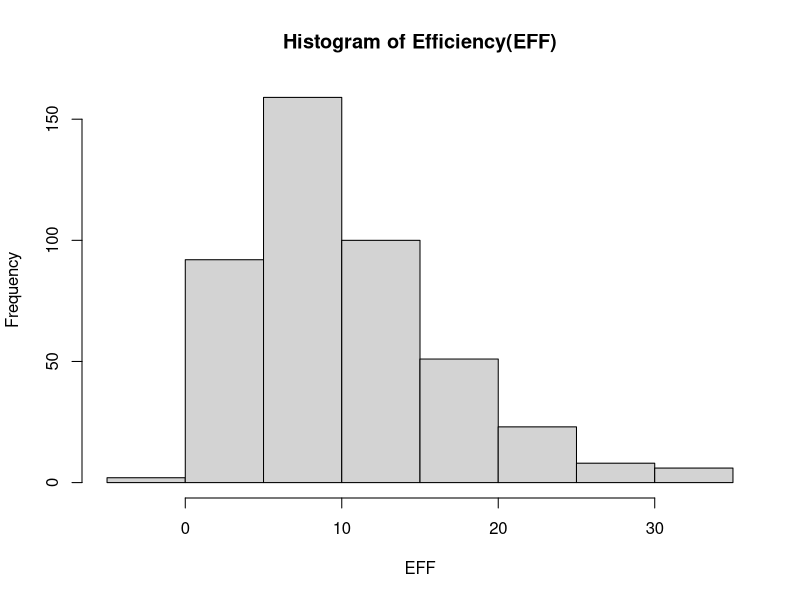
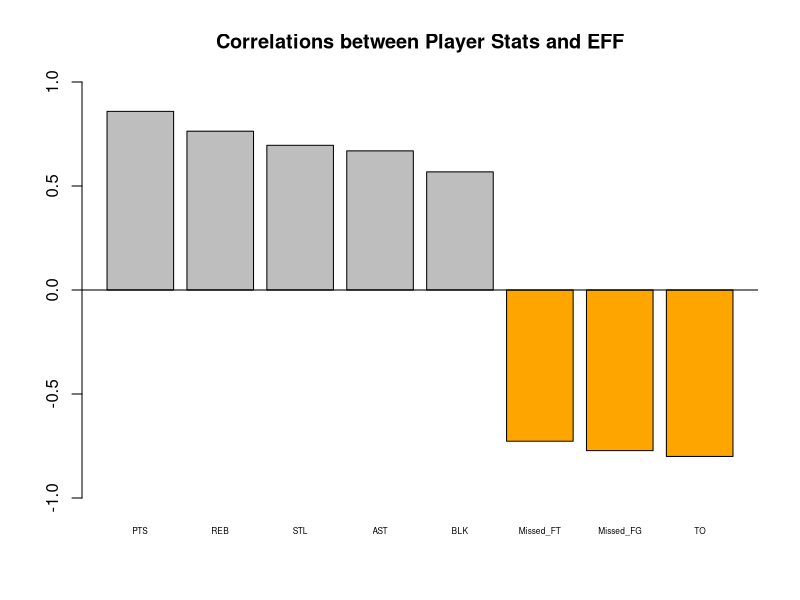
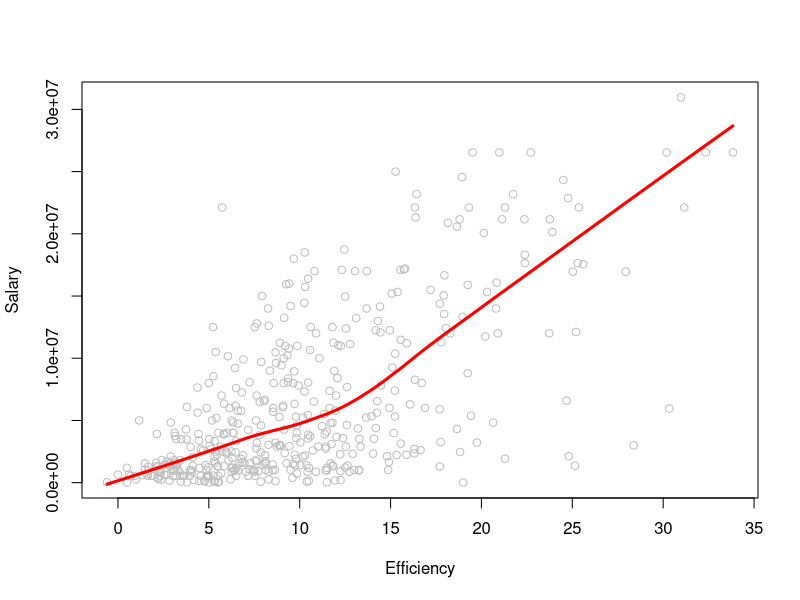
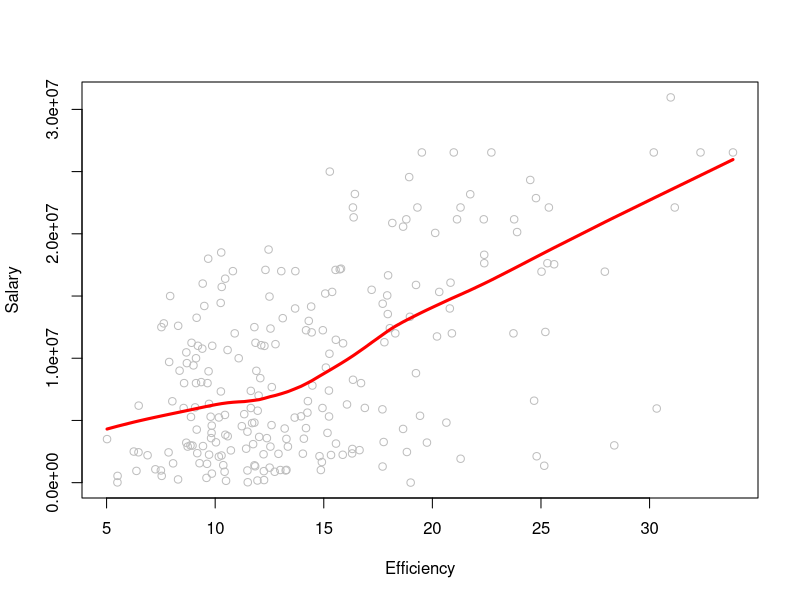

Write R code to recreate these figures, in order.
## ---- chunk 1
library(readr)
setwd("~/Desktop/stat133/stat133-hws-fall17/hw02")
## ---- chunk 2
dat <- read.csv("./data/nba2017-player-statistics.csv", header = TRUE,
                  colClasses =c("Player" = "character",
                                "Team" = "character",
                                "Position" = "factor",
                                "Experience" = "character",
                                "Salary" = "real"
                                ))
str(dat)
## ---- chunk 3
# importing data with read_csv()
read_csv("./data/nba2017-player-statistics.csv",
                  col_types = list(.default = col_integer(),
                                   Player = col_character(), 
                                   Team = col_character(), 
                                   Experience = col_character(),
                                   Position = col_factor(c("C","PF","PG","SF","SG")),
                                   Salary = col_double()))
str(read_csv("./data/nba2017-player-statistics.csv",
                  col_types = list(.default = col_integer(),
                                   Player = col_character(), 
                                   Team = col_character(), 
                                   Experience = col_character(),
                                   Position = col_factor(c("C","PF","PG","SF","SG")),
                                   Salary = col_double())))
## ---- chunk 4
#converting 'experience' into integers and replacing "R" with 1.
dat$Experience <- as.integer(replace(dat$Experience,grep("R",dat$Experience),"0"))
## ---- chunk 5
dat$Missed_FG <- dat$FGA - dat$FGM
dat$Missed_FG
dat$Missed_FT <- dat$FTA - dat$FTM
dat$Missed_FT
dat$PTS <- 3 * dat$Points3 + 2 * dat$Points2 + dat$FTM 
dat$PTS
dat$REB <- dat$OREB + dat$DREB
dat$REB
dat$MPG <- dat$MIN/dat$GP
dat$MPG
dat$EFF <- (dat$PTS + dat$REB + dat$AST + dat$STL + dat$BLK - dat$Missed_FG - dat$Missed_FT -dat$TO) / dat$GP
dat$EFF

summary(dat$EFF)
## ---- chunk 6
hist(dat$EFF, xlab = "EFF", main = "Histogram of Efficiency(EFF)", col = "light grey")
## ---- chunk 7
dat[order(-dat$EFF),][(1:10),c("Player","Team","Salary","EFF")]
## ---- chunk 8
dat[dat$EFF<0, "Player"]
## ---- chunk 9
#correlation coefficients
cor(dat$EFF, dat$PTS)
cor(dat$EFF, dat$REB)
cor(dat$EFF, dat$STL)
cor(dat$EFF, dat$AST)
cor(dat$EFF, dat$BLK)
-cor(dat$EFF, dat$Missed_FT)
-cor(dat$EFF, dat$Missed_FG)
-cor(dat$EFF, dat$TO)

#correlation data frame
correlations <- data.frame(player_stats = c("PTS","REB","STL","AST","BLK","Missed_FT","Missed_FG","TO"),
cor = c(cor(dat$EFF, dat$PTS),
cor(dat$EFF, dat$REB),
cor(dat$EFF, dat$STL),
cor(dat$EFF, dat$AST),
cor(dat$EFF, dat$BLK),
-cor(dat$EFF, dat$Missed_FT),
-cor(dat$EFF, dat$Missed_FG),
-cor(dat$EFF, dat$TO)))

#display the computed correlations in descending order
descending_cor <- correlations[order(-correlations$cor),]

#creating barplot

barplot(descending_cor$cor, ylim = c(-1,1), 
        main = "Correlations between Player Stats and EFF", 
        col = c("orange","grey")[(correlations$cor>0) +1],
        names.arg = correlations$player_stats,
        cex.names = 0.5)
abline(h=0.0)
## ---- chunk 10
plot(dat$EFF,dat$Salary,
     xlab = "Efficiency", ylab = "Salary",
    col = "grey")
lines(lowess(dat$EFF,dat$Salary, f= 0.7), col = "red", lwd = 3)
#correlation between efficiency and salary
cor(dat$EFF,dat$Salary)
## ---- chunk 11
#players with MPG of 20 or more minutes
players2 <- dat[dat$MPG >= 20,]
plot(players2$EFF,players2$Salary,
     xlab = "Efficiency", ylab = "Salary",
    col = "grey")
lines(lowess(players2$EFF,players2$Salary, f= 0.7), col = "red", lwd = 3)
#correlation between efficiency and salary
cor(players2$EFF,players2$Salary)
